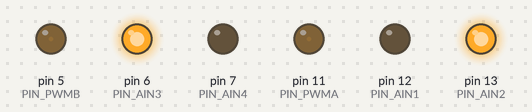
The sketch below on a simulated Arduino Uno, built with avr-gcc and run on an emulated ATmega328P. On the bench: output pins drawn as LEDs (lit = HIGH).

Above: at 0.05 s.
At 2.0 s:
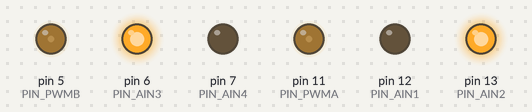
At 5.0 s:
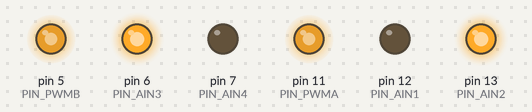
At 7.0 s:
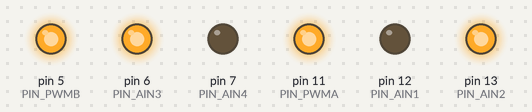
At 10.0 s:
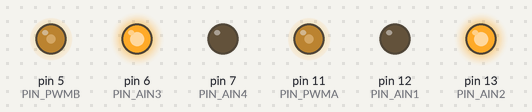
Timing chart, 0 to 13.8 s (numbered marks = the images above):
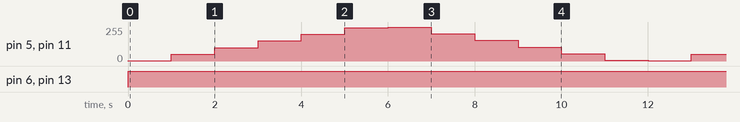

The sketch:

2.ino
```cpp
#define PIN_PWMA 11//定义PWM输出引脚
#define PIN_AIN2 13//定义正反转控制引脚
#define PIN_AIN1 12//定义正反转控制引脚

#define PIN_PWMB 5//定义PWM输出引脚
#define PIN_AIN3 6//定义正反转控制引脚
#define PIN_AIN4 7//定义正反转控制引脚

void setup()
{
  pinMode(PIN_PWMA, OUTPUT); //定义引脚为输出
  pinMode(PIN_AIN2, OUTPUT);
  pinMode(PIN_AIN1, OUTPUT);

  pinMode(PIN_PWMB, OUTPUT); //定义引脚为输出
  pinMode(PIN_AIN3, OUTPUT);
  pinMode(PIN_AIN4, OUTPUT);
}

void loop()
{

  for (int i = 1; i < 255; i += 50)
  {
    analogWrite(PIN_PWMA, i);
    digitalWrite(PIN_AIN2, HIGH);
    digitalWrite(PIN_AIN1, LOW);

    analogWrite(PIN_PWMB, i);
    digitalWrite(PIN_AIN3, HIGH);
    digitalWrite(PIN_AIN4, LOW);

    delay(1000);
  }
  for (int i = 255; i >0; i -= 50)
  {
    analogWrite(PIN_PWMA, i);
    digitalWrite(PIN_AIN2, HIGH);
    digitalWrite(PIN_AIN1, LOW);

    analogWrite(PIN_PWMB, i);
    digitalWrite(PIN_AIN3, HIGH);
    digitalWrite(PIN_AIN4, LOW);

    delay(1000);

    /*analogWrite(PIN_PWM, i);
      digitalWrite(PIN_AIN2, LOW);
      digitalWrite(PIN_AIN1, HIGH);
      delay(100);*/
  }
  /*analogWrite(PIN_PWM, 100);
    digitalWrite(PIN_AIN2, HIGH);
    digitalWrite(PIN_AIN1, LOW);
    delay(3000);

    analogWrite(PIN_PWM, 100);
    digitalWrite(PIN_AIN2, LOW);
    digitalWrite(PIN_AIN1, HIGH);
    delay(3000);

    analogWrite(PIN_PWM, 200);
    digitalWrite(PIN_AIN2, HIGH);
    digitalWrite(PIN_AIN1, LOW);
    delay(3000);

    analogWrite(PIN_PWM, 200);
    digitalWrite(PIN_AIN2, LOW);
    digitalWrite(PIN_AIN1, HIGH);
    delay(3000);*/
}
```

Measured:
- by itself, pin 6 (PIN_AIN3), pin 13 (PIN_AIN2): LOW → HIGH at 0.00 s
- by itself, pin 5 (PIN_PWMB), pin 11 (PIN_PWMA): repeats every 12.0 s: 51/255 1.0 s, 101/255 1.0 s, 151/255 1.0 s, 201/255 1.0 s, 251/255 1.0 s, 255/255 1.0 s, 205/255 1.0 s, 155/255 1.0 s, 105/255 1.0 s, 55/255 1.0 s, 5/255 1.0 s, 1/255 1.0 s
